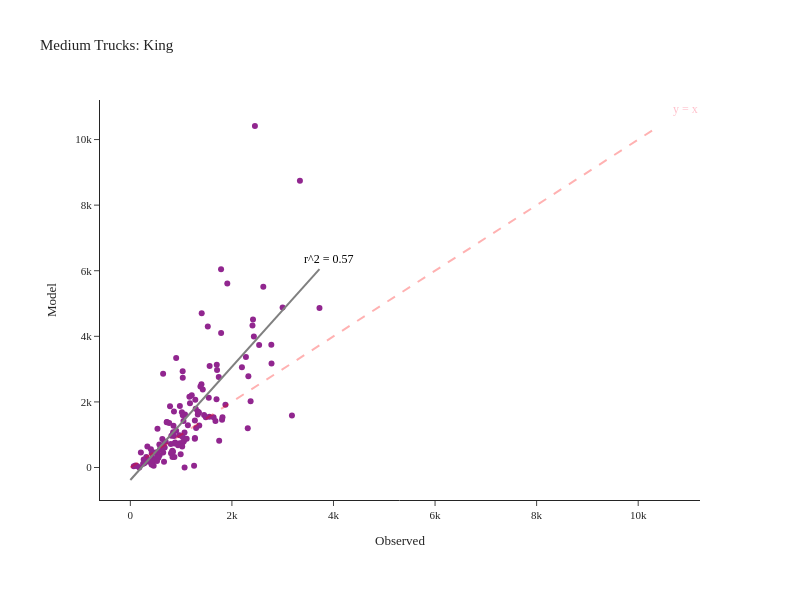

Write notebook code for a chart like this one.
### Code cell
fig = create_truck_chart(df_daily_med, 'Medium', 'King')
fig.show()

### Figure 1 — Plotly figure (JSON) as saved in the notebook; plotly's stock layout.template omitted (floating-point values rounded to 4 significant figures; data arrays with more than 128 entries replaced by an {"elided": "..."} marker saying what was removed)
{"data": [{"customdata": {"elided": "132x2 str values"}, "hovertemplate": "Observed=%{x}<br>Model=%{y}<br>location=%{customdata[0]}<br>County=%{customdata[1]}<extra></extra>", "legendgroup": "", "line": {"color": "Grey", "width": 2}, "marker": {"color": "#91268F", "symbol": "circle"}, "mode": "markers", "name": "", "orientation": "v", "showlegend": false, "type": "scatter", "x": {"elided": "132 int values"}, "xaxis": "x", "y": {"elided": "132 int values"}, "yaxis": "y"}, {"hovertemplate": "Observed=%{x}<br>Model=%{y}<extra></extra>", "legendgroup": "", "line": {"color": "Grey", "dash": "solid", "width": 2}, "marker": {"symbol": "circle"}, "mode": "lines", "name": "", "orientation": "v", "showlegend": false, "type": "scatter", "x": [0.0, 37.62, 75.23, 112.8, 150.5, 188.1, 225.7, 263.3, 300.9, 338.5, 376.2, 413.8, 451.4, 489.0, 526.6, 564.2, 601.9, 639.5, 677.1, 714.7, 752.3, 789.9, 827.6, 865.2, 902.8, 940.4, 978.0, 1016.0, 1053.0, 1091.0, 1128.0, 1166.0, 1204.0, 1241.0, 1279.0, 1317.0, 1354.0, 1392.0, 1429.0, 1467.0, 1505.0, 1542.0, 1580.0, 1617.0, 1655.0, 1693.0, 1730.0, 1768.0, 1806.0, 1843.0, 1881.0, 1918.0, 1956.0, 1994.0, 2031.0, 2069.0, 2107.0, 2144.0, 2182.0, 2219.0, 2257.0, 2295.0, 2332.0, 2370.0, 2407.0, 2445.0, 2483.0, 2520.0, 2558.0, 2596.0, 2633.0, 2671.0, 2708.0, 2746.0, 2784.0, 2821.0, 2859.0, 2896.0, 2934.0, 2972.0, 3009.0, 3047.0, 3085.0, 3122.0, 3160.0, 3197.0, 3235.0, 3273.0, 3310.0, 3348.0, 3385.0, 3423.0, 3461.0, 3498.0, 3536.0, 3574.0, 3611.0, 3649.0, 3686.0, 3724.0], "xaxis": "x", "y": [-381.0, -316.0, -251.1, -186.2, -121.3, -56.34, 8.588, 73.52, 138.4, 203.4, 268.3, 333.2, 398.2, 463.1, 528.0, 592.9, 657.9, 722.8, 787.7, 852.6, 917.6, 982.5, 1047.0, 1112.0, 1177.0, 1242.0, 1307.0, 1372.0, 1437.0, 1502.0, 1567.0, 1632.0, 1697.0, 1762.0, 1827.0, 1891.0, 1956.0, 2021.0, 2086.0, 2151.0, 2216.0, 2281.0, 2346.0, 2411.0, 2476.0, 2541.0, 2606.0, 2671.0, 2736.0, 2800.0, 2865.0, 2930.0, 2995.0, 3060.0, 3125.0, 3190.0, 3255.0, 3320.0, 3385.0, 3450.0, 3515.0, 3580.0, 3645.0, 3709.0, 3774.0, 3839.0, 3904.0, 3969.0, 4034.0, 4099.0, 4164.0, 4229.0, 4294.0, 4359.0, 4424.0, 4489.0, 4554.0, 4618.0, 4683.0, 4748.0, 4813.0, 4878.0, 4943.0, 5008.0, 5073.0, 5138.0, 5203.0, 5268.0, 5333.0, 5398.0, 5463.0, 5527.0, 5592.0, 5657.0, 5722.0, 5787.0, 5852.0, 5917.0, 5982.0, 6047.0], "yaxis": "y"}], "layout": {"annotations": [{"align": "right", "font": {"color": "pink", "size": 12}, "showarrow": false, "text": "y = x", "x": 10930.0, "y": 10930.0}, {"align": "right", "font": {"color": "black", "size": 12}, "showarrow": false, "text": "r^2 = 0.57", "x": 3910.0, "y": 6349.0}], "height": 600, "legend": {"tracegroupgap": 0}, "margin": {"b": 100, "l": 100, "r": 100, "t": 100}, "shapes": [{"line": {"color": "Red", "dash": "dash", "width": 2}, "type": "line", "x0": 0, "x1": 10411, "y0": 0, "y1": 10411}], "title": {"text": "Medium Trucks: King"}, "width": 800, "xaxis": {"anchor": "y", "domain": [0.0, 1.0], "title": {"text": "Observed"}}, "yaxis": {"anchor": "x", "domain": [0.0, 1.0], "title": {"text": "Model"}}}}
